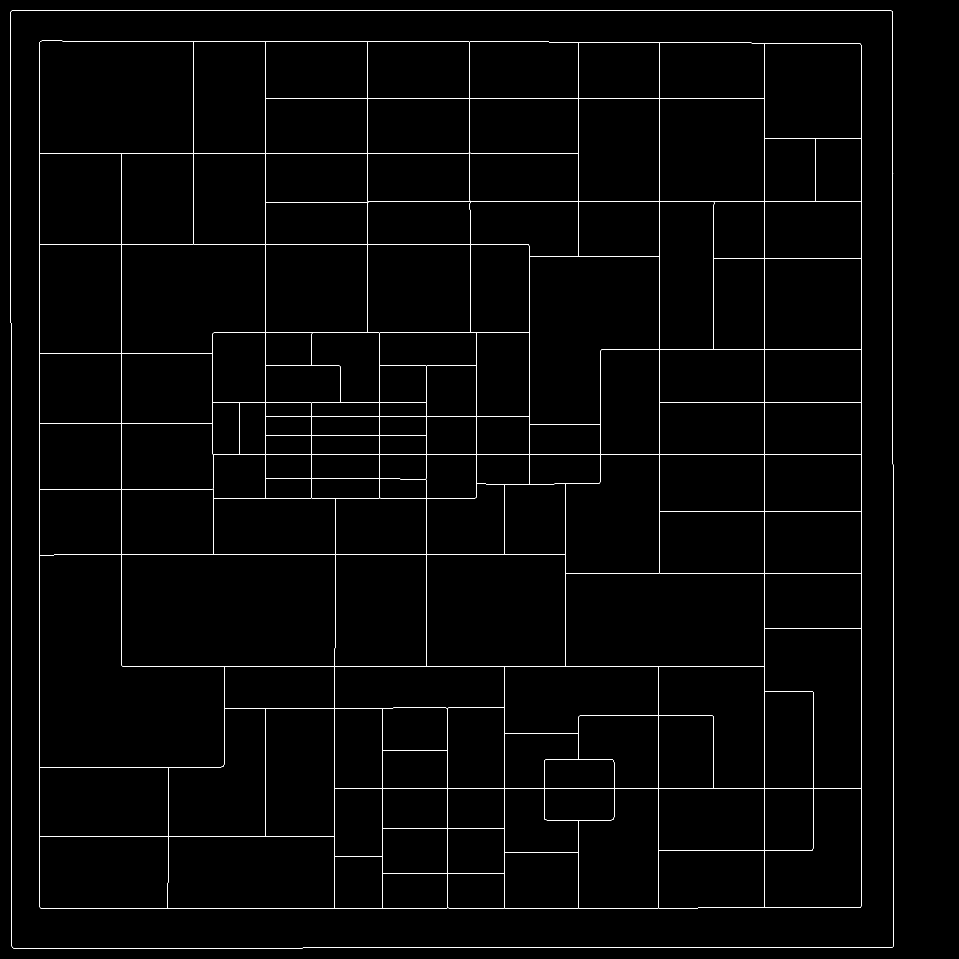
#> input picture WorkPlace/assets/skeletonized_image.png, 4794 x 4794 px, found by its file name (shown at 1/5 size)
$ python step3_offline_replan.py
#> lines starting #> are read from the running program, lines starting #| are printed output that depends on the picture; after the words box and inside, x2 and y2 are one past the last pixel; in counts of white or black regions, pixels touching at a corner belong together
# -*- coding: utf-8 -*-
"""Step 3: 离线验证"封路重规划"——把路障位置从路网里封掉, 看 A* 能否绕开。

纯离线: 只读路网 PNG, 不连仿真器。scale/offset 是已确认的常量。
"""
import os
import time
import math
import heapq
import itertools
import numpy as np
from PIL import Image

_HERE = os.path.dirname(os.path.abspath(__file__))
SKL_PNG = os.path.join(_HERE, "skeletonized_image.png")

SCALE = 1.0
WORLD_OFFSET = (-2094.5277099609375, -2637.31982421875)

BARRIER_WORLD = (-1245.0, -520.0)   # 已知路障
BLOCK_RADIUS  = 8                    # 路障半径+车半宽+余量, 约 8m
START_WORLD   = (-1829.6, -517.7)   # 出生点
GOAL_WORLD    = (-700.0, -520.0)    # 路障以东的目标点


def load_binary():
    skl = np.array(Image.open(SKL_PNG))
    binary = np.all(skl >= 200, axis=-1) if skl.ndim == 3 else (skl >= 200)
    return binary


def w2p(x, y):
    return int(SCALE * (x - WORLD_OFFSET[0])), int(SCALE * (y - WORLD_OFFSET[1]))


def p2w(px, py):
    return px / SCALE + WORLD_OFFSET[0], py / SCALE + WORLD_OFFSET[1]


def nearest_road(binary, px, py, search=60):
    H, W = binary.shape
    best, best_pt = None, None
    for dy in range(-search, search + 1):
        for dx in range(-search, search + 1):
            nx, ny = px + dx, py + dy
            if 0 <= nx < W and 0 <= ny < H and binary[ny, nx]:
                d = dx * dx + dy * dy
                if best is None or d < best:
                    best, best_pt = d, (nx, ny)
    return best_pt


def astar(binary, start, goal):
    H, W = binary.shape

    def h(p):
        return math.hypot(p[0] - goal[0], p[1] - goal[1])

    g = {start: 0.0}
    parent = {start: None}
    cnt = itertools.count(1)
    heap = [(h(start), 0, start)]
    closed = set()
    moves = [(1, 0), (-1, 0), (0, 1), (0, -1),
             (1, 1), (1, -1), (-1, 1), (-1, -1)]
    while heap:
        _, _, cur = heapq.heappop(heap)
        if cur in closed:
            continue
        closed.add(cur)
        if cur == goal:
            path = []
            while cur is not None:
                path.append(cur)
                cur = parent[cur]
            return path[::-1]
        cx, cy = cur
        for dx, dy in moves:
            nx, ny = cx + dx, cy + dy
            if not (0 <= nx < W and 0 <= ny < H):
                continue
            if not binary[ny, nx]:
                continue
            nxt = (nx, ny)
            if nxt in closed:
                continue
            ng = g[cur] + (1.414 if dx and dy else 1.0)
            if ng < g.get(nxt, 1e18):
                g[nxt] = ng
                parent[nxt] = cur
                heapq.heappush(heap, (ng + h(nxt), next(cnt), nxt))
    return None


def block_disk(binary, cx, cy, r):
    blocked = binary.copy()
    H, W = binary.shape
    yy, xx = np.ogrid[:H, :W]
    mask = (xx - cx) ** 2 + (yy - cy) ** 2 <= r * r
    blocked[mask] = False
    return blocked


def path_len(path):
    L = 0.0
    for a, b in zip(path, path[1:]):
        L += (1.414 if (a[0] != b[0] and a[1] != b[1]) else 1.0)
    return L


def corners(path, span=6, min_angle_deg=25):
    n = len(path)
    out = []
    for i in range(span, n - span):
        xa, ya = path[i - span]
        xb, yb = path[i]
        xc, yc = path[i + span]
        th1 = math.atan2(yb - ya, xb - xa)
        th2 = math.atan2(yc - yb, xc - xb)
        d = abs(th2 - th1)
        d = min(d, 2 * math.pi - d)
        if d > math.radians(min_angle_deg):
            out.append(i)
    return out


def draw(binary, blocked, orig, detour, start, goal, out_png):
    H, W = binary.shape
    rgb = np.zeros((H, W, 3), np.uint8)
    rgb[binary] = [60, 60, 60]
    rgb[binary & ~blocked] = [255, 60, 60]   # 封掉的路段: 红
    for (x, y) in orig:                       # 原路径: 蓝
        rgb[max(0, y - 1):min(H, y + 2), max(0, x - 1):min(W, x + 2)] = [60, 120, 255]
    for (x, y) in detour:                     # 绕行路径: 黄
        rgb[max(0, y - 1):min(H, y + 2), max(0, x - 1):min(W, x + 2)] = [255, 220, 0]
    sx, sy = start
    gx, gy = goal
    rgb[sy, sx] = [0, 255, 0]                 # 起点: 绿
    rgb[gy, gx] = [255, 0, 255]               # 终点: 品红
    Image.fromarray(rgb).save(out_png)


def main():
    binary = load_binary()
#> in load_binary, skl is the input picture: shape (4794, 4794, 3); 0.53% white in thin lines or dots
#> in load_binary, `binary = np.all(skl >= 200, axis=-1) if skl.ndim == 3 else (skl >= 200)`: binary: shape (4794, 4794) bool; 0.53% white in thin lines or dots

    sp = nearest_road(binary, *w2p(*START_WORLD))
#> sp = (264, 2119)
    gp = nearest_road(binary, *w2p(*GOAL_WORLD))
#> gp = (1394, 2082)
    bp = nearest_road(binary, *w2p(*BARRIER_WORLD))
#> bp = (849, 2117)
    print("start px=%s world=%s" % (sp, tuple(round(v, 1) for v in p2w(*sp))))
#| start px=(264, 2119) world=(-1830.5, -518.3)
    print("goal  px=%s world=%s" % (gp, tuple(round(v, 1) for v in p2w(*gp))))
#| goal  px=(1394, 2082) world=(-700.5, -555.3)
    print("barrier px=%s world=%s" % (bp, tuple(round(v, 1) for v in p2w(*bp))))
#| barrier px=(849, 2117) world=(-1245.5, -520.3)

    # 1) 无路障原始路径
    t0 = time.perf_counter()
    orig = astar(binary, sp, gp)
#> in astar, `g = {start: 0.0}`: g = {(264, 2119): 0}
#> in astar, `heap = [(h(start), 0, start)]`: heap = [(1130.6, 0, (264, 2119))]
#> the loop in astar, `while heap:` made 2093 passes
#> after the loop in astar, `while heap:`: closed = 2091 items; g = 2101 items; path = 1299 pairs, first value 264 to 1394, second value 2013 to 2119
#> orig has the same summary as path in astar
    dt0 = time.perf_counter() - t0
    print("\n[original] length=%.1f m  time=%.3f s" % (path_len(orig), dt0))
#> the loop in path_len, `for a, b in zip(path, path[1:]):` made 1298 passes
#> (a, b) on passes 1 to 3: ((264, 2119), (265, 2119)), ((265, 2119), (266, 2119)), ((266, 2119), (267, 2119))
#> after the loop in path_len, `for a, b in zip(path, path[1:]):`: L = 1301.7
#| [original] length=1301.7 m  time=0.092 s

    # 2) 封掉路障后重规划 (从起点)
    blocked = block_disk(binary, bp[0], bp[1], BLOCK_RADIUS)
#> in block_disk, `blocked[mask] = False`: blocked: shape (4794, 4794) bool; 0.53% white in thin lines or dots
    t0 = time.perf_counter()
    detour = astar(blocked, sp, gp)
#> the loop in astar, `while heap:` made 6614 passes
#> after the loop in astar, `while heap:`: closed = 6603 items; g = 6622 items; path = 1790 pairs, first value 264 to 1394, second value 1766 to 2119
#> detour has the same summary as path in astar
    dt1 = time.perf_counter() - t0
    print("[detour from start] length=%.1f m  time=%.3f s  (+%.1f m)"
          % (path_len(detour), dt1, path_len(detour) - path_len(orig)))
#> the loop in path_len (call 2), `for a, b in zip(path, path[1:]):` made 1789 passes
#| [detour from start] length=1794.0 m  time=0.206 s  (+492.2 m)
    for ci in corners(detour):
#> in corners, `n = len(path)`: n = 1790
        wx, wy = p2w(*detour[ci])
        print("   turn px=%s world=(%.1f, %.1f)" % (detour[ci], wx, wy))
#> this loop made 50 passes
#|    turn px=(602, 2118) world=(-1492.5, -519.3)
#|    turn px=(603, 2118) world=(-1491.5, -519.3)
#|    turn px=(604, 2118) world=(-1490.5, -519.3)
#|    turn px=(605, 2118) world=(-1489.5, -519.3)
#|    turn px=(606, 2117) world=(-1488.5, -520.3)
#|    turn px=(606, 2116) world=(-1488.5, -521.3)
#|    turn px=(606, 2115) world=(-1488.5, -522.3)
#|    turn px=(606, 2114) world=(-1488.5, -523.3)
#> (further printed lines are left out)

    # 3) 模拟"车开到离路障 100m 时才探测到, 从当前位置重规划"
    mid = (bp[0] - 100, bp[1])
    mid = nearest_road(blocked, mid[0], mid[1]) or mid
    t0 = time.perf_counter()
    detour2 = astar(blocked, mid, gp)
    dt2 = time.perf_counter() - t0
    print("[replan from 100m-before-barrier px=%s] length=%.1f m  time=%.3f s"
          % (mid, path_len(detour2), dt2))
#| [replan from 100m-before-barrier px=(749, 2117)] length=1595.0 m  time=0.155 s

    out_png = os.path.join(_HERE, "step3_replan.png")
    draw(binary, blocked, orig, detour, sp, gp, out_png)
#> after the loop in draw, `for (x, y) in orig:`:
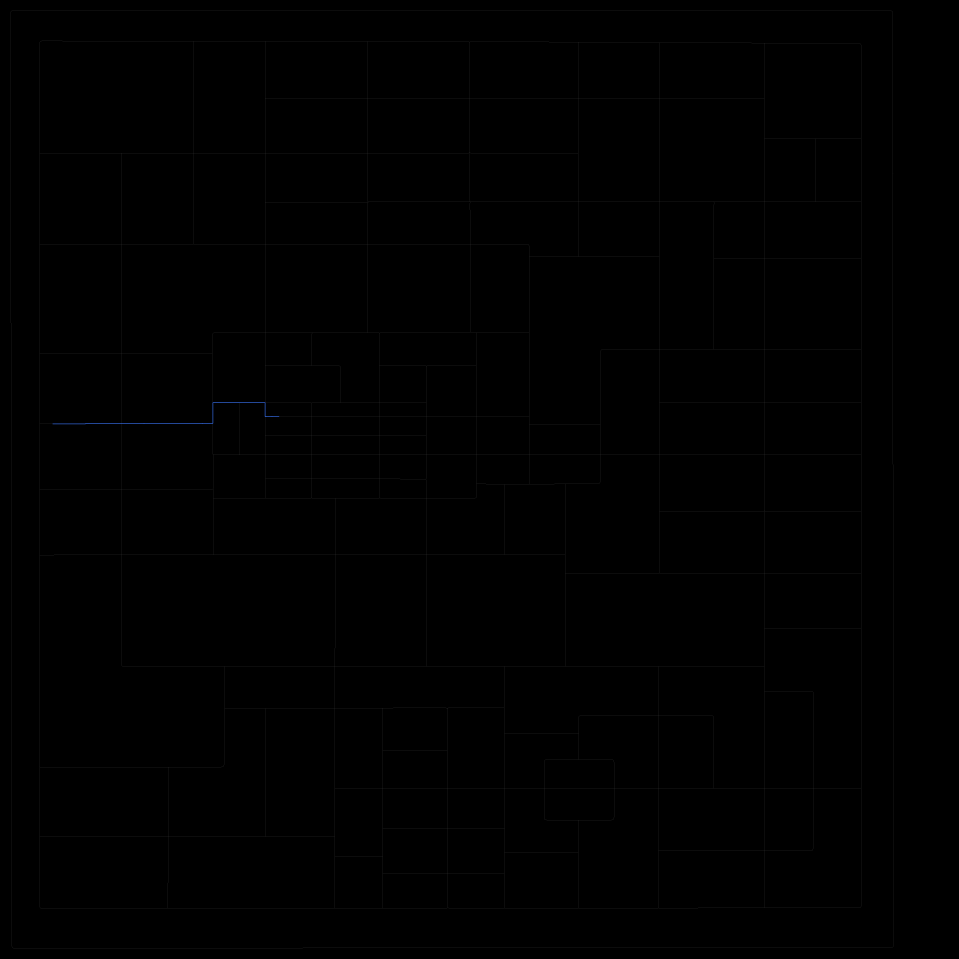
#> rgb: shape (4794, 4794, 3) (shown at 1/5 size); mean of channels 0, 1, 2 0.3, 0.3, 0.4; drawn as R, G, B
    print("saved %s" % out_png)


if __name__ == "__main__":
    main()

$ run again, with WorkPlace/assets/roadnet_raw.png copied over WorkPlace/assets/skeletonized_image.png
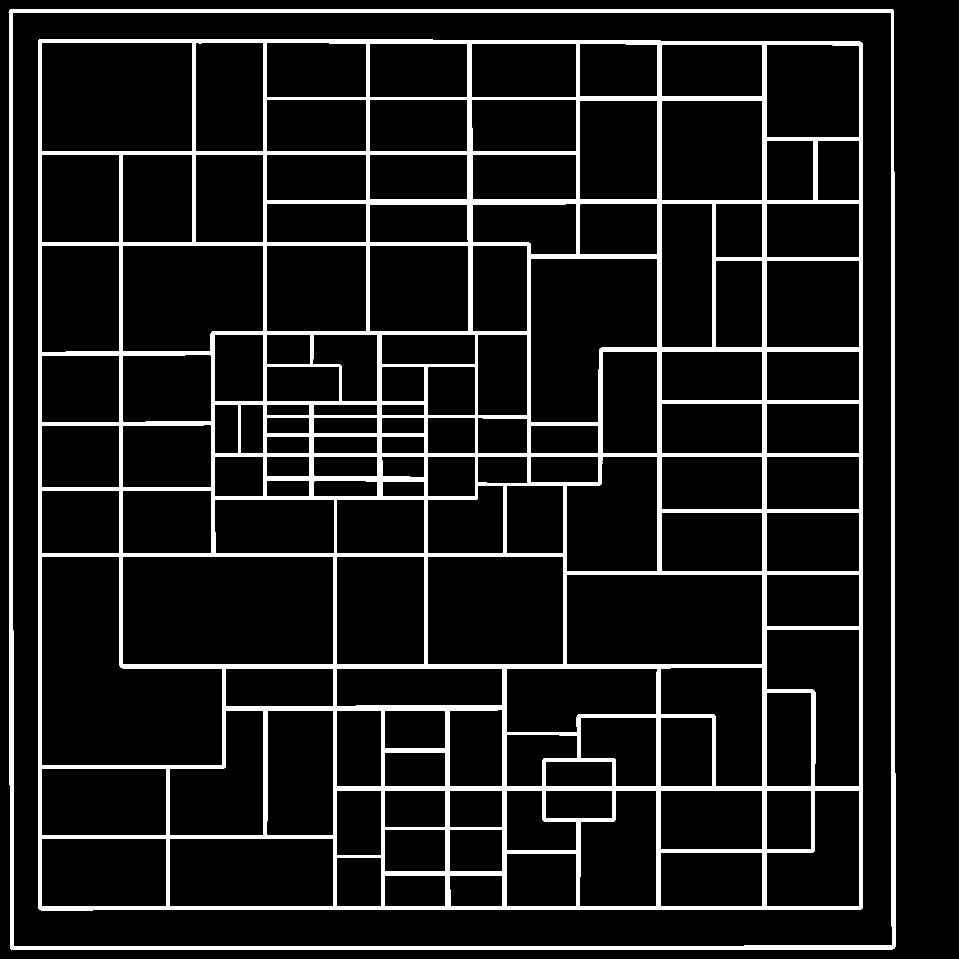
#> input picture WorkPlace/assets/roadnet_raw.png, 4794 x 4794 px, found by its file name (shown at 1/5 size)
#> in load_binary, skl is the input picture: shape (4794, 4794, 3); 8.8% white; 2 white regions, box (x1, y1, x2, y2) and area: (190, 196, 4315, 4551) 1727723, (44, 45, 4477, 4750) 305015
#> sp = (264, 2119)
#> gp = (1394, 2088)
#> bp = (849, 2117)
#| start px=(264, 2119) world=(-1830.5, -518.3)
#| goal  px=(1394, 2088) world=(-700.5, -549.3)
#| barrier px=(849, 2117) world=(-1245.5, -520.3)
#> in astar, `g = {start: 0.0}`: g = {(264, 2119): 0}
#> heap = [(1130.4, 0, (264, 2119))]
#> the loop in astar, `while heap:` made 38493 passes
#> after the loop in astar, `while heap:`: closed = 29690 items; g = 30005 items; path = 1235 pairs, first value 264 to 1394, second value 2021 to 2119
#> orig has the same summary as path in astar
#> the loop in path_len, `for a, b in zip(path, path[1:]):` made 1234 passes
#> (a, b) on passes 1 to 3: ((264, 2119), (265, 2119)), ((265, 2119), (266, 2119)), ((266, 2119), (267, 2119))
#> after the loop in path_len, `for a, b in zip(path, path[1:]):`: L = 1259.3
#| [original] length=1259.3 m  time=0.445 s
#> blocked: shape (4794, 4794) bool; 8.8% white; 2 white regions, box (x1, y1, x2, y2) and area: (190, 196, 4315, 4551) 1727526, (44, 45, 4477, 4750) 305015
#> the loop in astar, `while heap:` made 142357 passes
#> after the loop in astar, `while heap:`: closed = 102359 items; g = 102879 items; path = 1693 pairs, first value 264 to 1394, second value 1774 to 2119
#> detour has the same summary as path in astar
#> the loop in path_len (call 2), `for a, b in zip(path, path[1:]):` made 1692 passes
#| [detour from start] length=1732.2 m  time=1.131 s  (+472.9 m)
#> n = 1693
#> the loop in main, `for ci in corners(detour):` made 65 passes
#> (ci, wx, wy) on passes 1 to 8: (321, -1509.5, -518.3), (322, -1508.5, -518.3), (323, -1507.5, -518.3), (324, -1506.5, -518.3), (325, -1505.5, -519.3), (326, -1504.5, -520.3), (348, -1482.5, -542.3), (349, -1481.5, -543.3)
#> (printed output is left out)
#| [replan from 100m-before-barrier px=(749, 2117)] length=1525.1 m  time=0.792 s
#> after the loop in draw, `for (x, y) in orig:`:
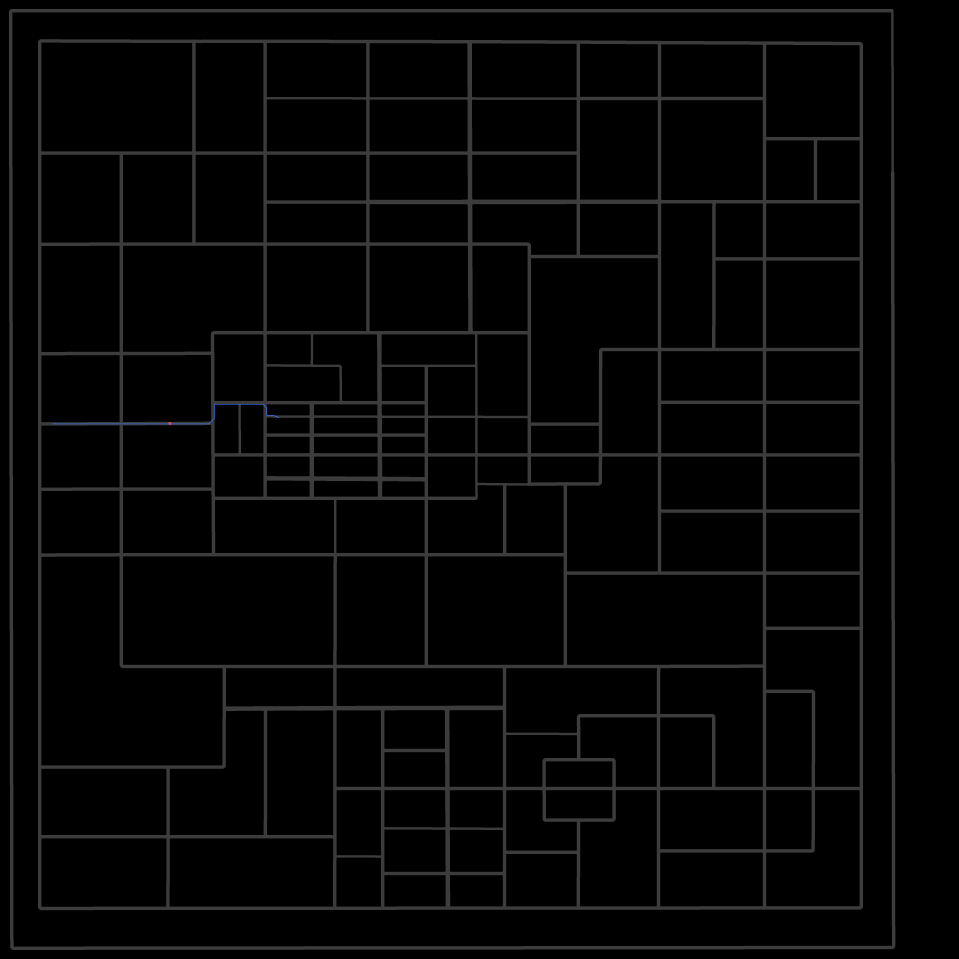
#> rgb: shape (4794, 4794, 3) (shown at 1/5 size); mean of channels 0, 1, 2 5.3, 5.3, 5.3; drawn as R, G, B
